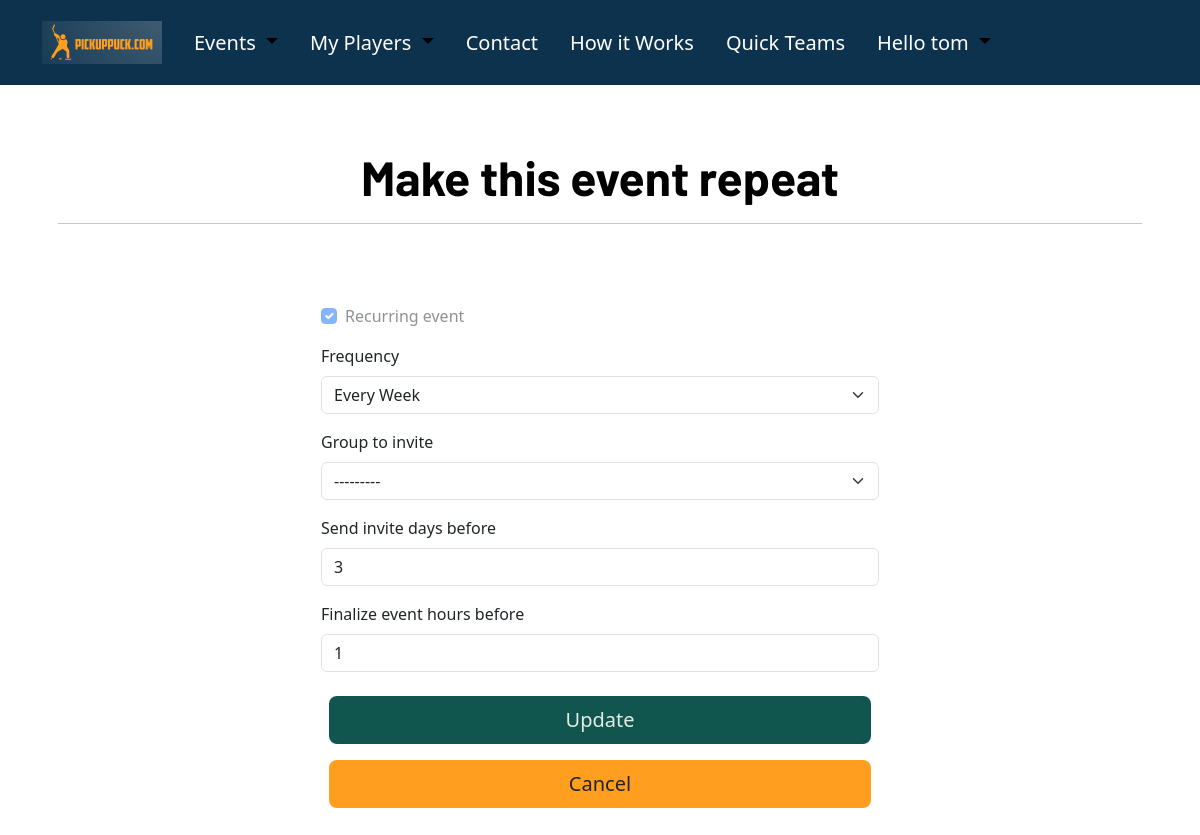
The app's page /organize/6/init/recurring (signed in) with its own data.
### OrgDash/models.py (models this page shows, shortened)
class Skate(models.Model):
    host = models.ForeignKey(User, on_delete= models.CASCADE, default= 1)
    date = models.DateField(auto_now = False, default= None)
    time = models.TimeField(auto_now=False, default= None)
    location = models.CharField(max_length=200)
    price = models.IntegerField()
    max_players = models.IntegerField(default=0)
    max_goalies = models.IntegerField(default=2)
    recurring_event = models.BooleanField(default= False)
    player_full = models.BooleanField(default=False)
    goalie_full = models.BooleanField(default=False)
    player_guests = models.ManyToManyField('Player', related_name= 'player_guests')
    goalie_guests = models.ManyToManyField('Player', related_name= 'goalie_guests')
    STATUS_CHOICES = [
        (7,'Every Week'),
        (14,'Every Two Weeks'),
    ]
    frequency = models.IntegerField(choices=STATUS_CHOICES, default= 7, blank= True)
    send_invite_days_before = models.IntegerField(default= 3, blank= True)
    finalize_event_hours_before = models.IntegerField(default=1, blank= True)
    group_to_invite = models.ForeignKey('PlayerGroup', on_delete= models.CASCADE, blank= True, null=True)
    already_duplicated = models.BooleanField(default= False)
    auto_invites_sent = models.BooleanField(default=False)
    auto_rosters_sent = models.BooleanField(default= False)

### OrgDash/views.py (the view, shortened to what this page needs)
# urls.py: path('<int:pk>/init/recurring', views.InitSkateRepeatUpdate.as_view(), name = 'init_skate_repeat_settings'),
class InitSkateRepeatUpdate(LoginRequiredMixin, UpdateView):
    model = Skate
    template_name = 'OrgDash/Skates/skate_repeat_form.html'
    form_class = InitEventRepeatForm
    def get_form_class(self):
        modelform = super().get_form_class()
        modelform.base_fields['group_to_invite'].limit_choices_to = {'created_by': self.request.user}
        return modelform
    def get_initial(self):
        return {'recurring_event': True}

### OrgDash/forms.py
class InitEventRepeatForm(forms.ModelForm):
    def __init__(self, *args, **kwargs):
       super(InitEventRepeatForm, self).__init__(*args, **kwargs)
       self.fields['recurring_event'].disabled = True
    class Meta:
        fields = (
           'recurring_event','frequency', 'group_to_invite', 'send_invite_days_before', 'finalize_event_hours_before'
        )
        model = Skate

### OrgDash/models.py (called while the page is built)
    def __str__(self):
        return self.name + " group"

### OrgDash/templates/OrgDash/Skates/skate_repeat_form.html (shortened to what this page needs)
{% extends 'base.html' %}
{% block body_block %}
{% load django_bootstrap5 %}
<div class="container">
    <div class="p-3 my-5 text-center">
        <h1 class="display-5 fw-bold text-body-emphasis">Make this event repeat</h1>
        <hr>
      </div>
    <div class="col-md-6 create-form">
        <form method="post" >
        {% bootstrap_form form %}
        <div class="p-2">
            <input class=" w-100 btn btn-green btn-lg" type="submit" value="Update">
        </div>
        </form>
        <div class="p-2">
        <input type=button class="btn btn-gold btn-lg w-100" value="Cancel" onClick="javascript:history.go(-1);">
        </div>
    </div>
</div>
{% endblock %}

### pickuphockey/templates/base.html (shortened to what this page needs)
{% load static %}
<!DOCTYPE html>
<html lang="en">
<head>
    <link href="https://cdn.jsdelivr.net/npm/bootstrap@5.3.0-alpha1/dist/css/bootstrap.min.css" rel="stylesheet">
    <link rel="stylesheet" href="{% static 'pickuphockey.css' %}">
</head>
<nav class="navbar navbar-expand-lg main-nav py-3" aria-label="Ninth navbar example">
  <div class="container-xl">
    <a href="/" class="navbar-brand brand-link "><img src="{% static 'photos/Logo4brand.png' %}" class="img-fluid" alt=""></a>
    {% if user.is_authenticated %}
    <div class="collapse navbar-collapse" id="navbarsExample07XL">
      <ul class="navbar-nav me-auto mb-2 mb-lg-0">
        <li class="nav-item dropdown px-2">
          <a class="nav-link dropdown-toggle active nav-links" href="#" role="button" data-bs-toggle="dropdown" aria-expanded="false">
           Events
          </a>
        </li>
        <li class="nav-item dropdown px-2">
          <a class="nav-link dropdown-toggle active nav-links" href="#" role="button" data-bs-toggle="dropdown" aria-expanded="false">
            My Players
          </a>
        </li>
        <li class="px-2"><a href="{% url 'contact' %}" class="nav-links nav-link link-body-emphasis">Contact</a></li>
        <li class="px-2"><a href="{% url 'how_it_works' %}" class="nav-links nav-link link-body-emphasis">How it Works</a></li>
        <li class="px-2"><a href="{% url 'quickteams:quick_teams' %}" class="nav-links nav-link link-body-emphasis">Quick Teams</a></li>
        <li class="nav-item dropdown px-2 ">
          <a class="nav-link dropdown-toggle active nav-links" href="#" role="button" data-bs-toggle="dropdown" aria-expanded="false">
            Hello {{user}}
          </a>
            <a class="dropdown-item" href="/reset-password/">Reset Password</a></li>
          </ul>
    </div>
      {% endif %}
  </div>
</nav>
    <body>
                {% block body_block%}
                {% endblock %}
</body>
</html>

### pickuphockey/static/pickuphockey.css (style rules this page uses)
body { background-color: white; }
.main-nav { background-color: #0d324d; }
h1, h2, h3, h4, h5 { font-family: 'Barlow', sans-serif; }
.nav-links, .brand-link { -webkit-text-fill-color: #ffffff; font-size: 125%; transition: transform 0.3s ease-in-out; }
.btn-green { background-color: #10564f; -webkit-text-fill-color: #e1ece3; }
.btn-gold { background-color: #FF9E1F; }
.create-form { position: relative; margin: 0 auto; padding-bottom: 10%; }

### records on screen
Skate: recurring_event "☑", frequency "Every Week", group_to_invite "---------", send_invite_days_before "3", finalize_event_hours_before "1"

### other values on screen
{{ user }} "tom"
